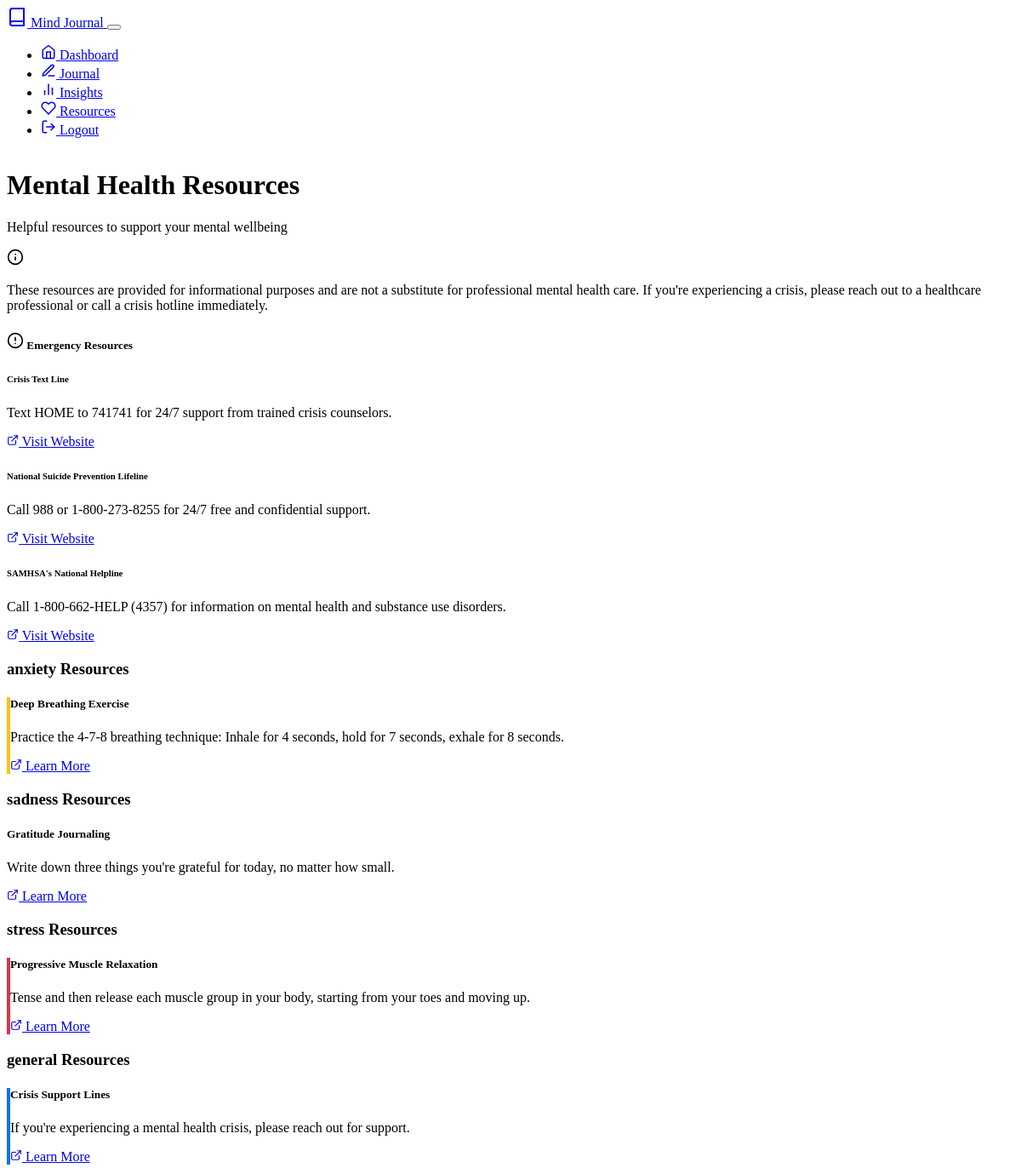
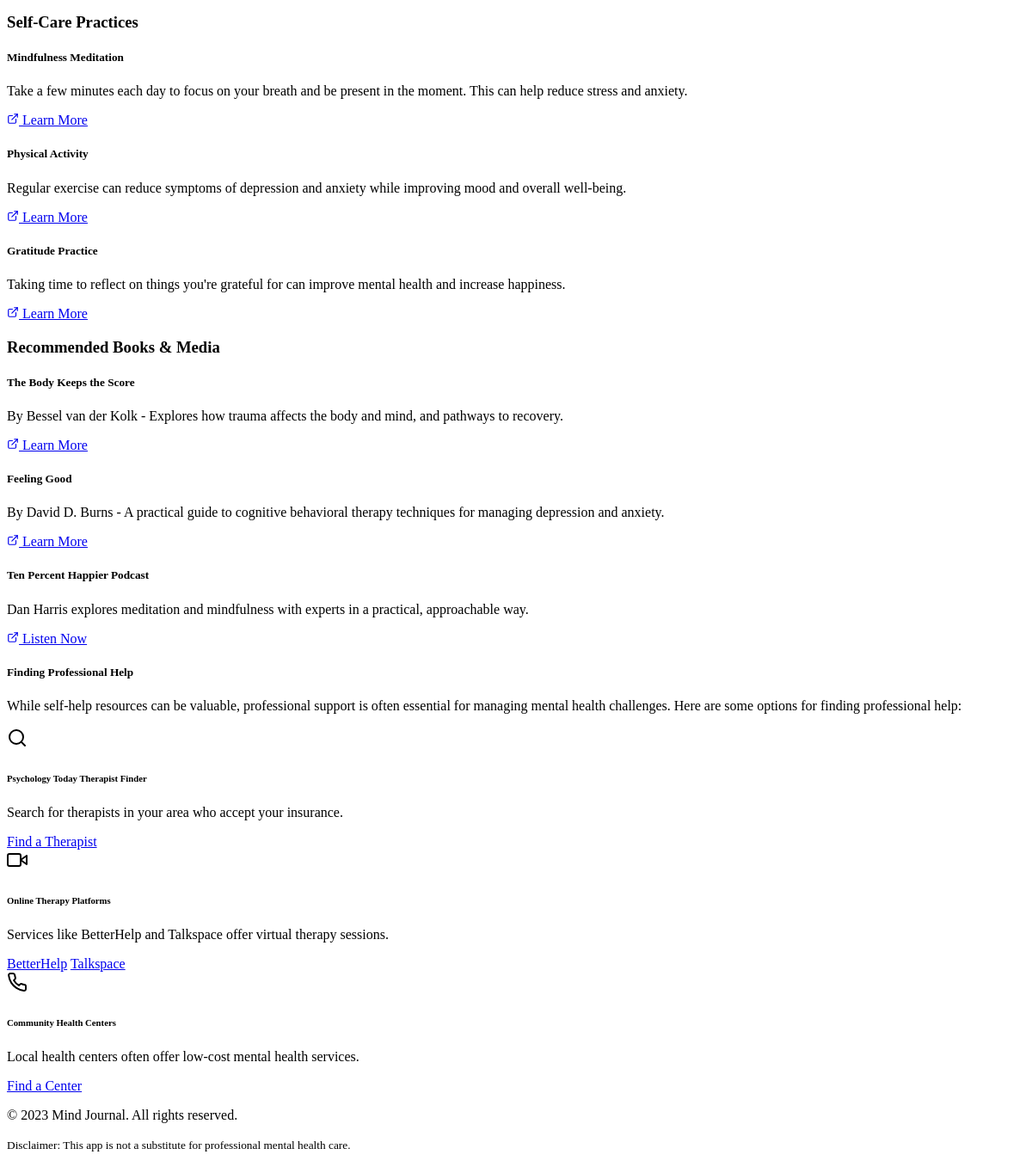
Page /resources (signed in) on the committed database (2 pictures, top to bottom).
### models.py (models this page shows, shortened)
class Resource(db.Model):
    id = db.Column(db.Integer, primary_key=True)
    category = db.Column(db.String(50), nullable=False, index=True)
    title = db.Column(db.String(100), nullable=False)
    content = db.Column(db.Text, nullable=False)
    link = db.Column(db.String(255))

### app.py (the view)
@app.route("/resources")
def resources():
    if "user_id" not in session:
        flash("Please login to view resources.", "warning")
        return redirect(url_for("login"))
    categories = {}
    all_resources = Resource.query.all()
    for resource in all_resources:
        if resource.category not in categories:
            categories[resource.category] = []
        categories[resource.category].append(resource)
    return render_template("resources.html", categories=categories)

### templates/resources.html (shortened to what this page needs)
{% extends 'base.html' %}
{% block content %}
<div class="container">
    <div class="row mb-4">
        <div class="col">
            <h1 class="mb-0">Mental Health Resources</h1>
            <p class="text-muted">Helpful resources to support your mental wellbeing</p>
        </div>
    </div>
    <div class="row mb-4">
        <div class="col-lg-12">
            <div class="alert alert-info d-flex align-items-center">
                <div>
                    <p class="mb-0">These resources are provided for informational purposes and are not a substitute for professional mental health care. If you're experiencing a crisis, please reach out to a healthcare professional or call a crisis hotline immediately.</p>
                </div>
            </div>
        </div>
    </div>
    <div class="row mb-4">
        <div class="col-lg-12">
            <div class="card shadow-sm border-danger">
                <div class="card-header bg-danger bg-opacity-10 text-danger">
                    <h5 class="mb-0">
                        Emergency Resources
                    </h5>
                </div>
                <div class="card-body">
                    <div class="row">
                        <div class="col-md-4 mb-4 mb-md-0">
                            <h6>Crisis Text Line</h6>
                            <p class="mb-2">Text HOME to 741741 for 24/7 support from trained crisis counselors.</p>
                            <a href="https://www.crisistextline.org/" class="btn btn-sm btn-outline-danger" target="_blank">
                                Visit Website
                            </a>
                        </div>
                        <div class="col-md-4 mb-4 mb-md-0">
                            <h6>National Suicide Prevention Lifeline</h6>
                            <p class="mb-2">Call 988 or 1-800-273-8255 for 24/7 free and confidential support.</p>
                            <a href="https://988lifeline.org/" class="btn btn-sm btn-outline-danger" target="_blank">
                                Visit Website
                            </a>
                        </div>
                        <div class="col-md-4">
                            <h6>SAMHSA's National Helpline</h6>
                            <p class="mb-2">Call 1-800-662-HELP (4357) for information on mental health and substance use disorders.</p>
                            <a href="https://www.samhsa.gov/find-help/national-helpline" class="btn btn-sm btn-outline-danger" target="_blank">
                                Visit Website
                            </a>
                        </div>
                    </div>
                </div>
            </div>
        </div>
    </div>
    {% for category, resources in categories.items() %}
        <div class="row mb-4">
            <div class="col-lg-12">
                <h3 class="mb-3 text-capitalize">{{ category }} Resources</h3>
                <div class="row">
                    {% for resource in resources %}
                        <div class="col-md-6 col-lg-4 mb-4">
                            <div class="card resource-card shadow-sm h-100 resource-category-{{ category }}">
                                <div class="card-body">
                                    <h5 class="card-title">{{ resource.title }}</h5>
                                    <p class="card-text">{{ resource.content }}</p>
                                    {% if resource.link %}
                                        <a href="{{ resource.link }}" class="btn btn-sm btn-outline-primary" target="_blank">
                                            Learn More
                                        </a>
                                    {% endif %}
                                </div>
                            </div>
                        </div>
                    {% endfor %}
                </div>
            </div>
        </div>
    {% endfor %}
    <div class="row mb-4">
        <div class="col-lg-12">
            <h3 class="mb-3">Self-Care Practices</h3>
            <div class="row">
                <div class="col-md-6 col-lg-4 mb-4">
                    <div class="card resource-card shadow-sm h-100">
                        <div class="card-body">
                            <h5 class="card-title">Mindfulness Meditation</h5>
                            <p class="card-text">Take a few minutes each day to focus on your breath and be present in the moment. This can help reduce stress and anxiety.</p>
                            <a href="https://www.mindful.org/how-to-meditate/" class="btn btn-sm btn-outline-primary" target="_blank">
                                Learn More
                            </a>
                        </div>
                    </div>
                </div>
                <div class="col-md-6 col-lg-4 mb-4">
                    <div class="card resource-card shadow-sm h-100">
                        <div class="card-body">
                            <h5 class="card-title">Physical Activity</h5>
                            <p class="card-text">Regular exercise can reduce symptoms of depression and anxiety while improving mood and overall well-being.</p>
                            <a href="https://www.helpguide.org/articles/healthy-living/the-mental-health-benefits-of-exercise.htm" class="btn btn-sm btn-outline-primary" target="_blank">
                                Learn More
                            </a>
                        </div>
                    </div>
                </div>
                <div class="col-md-6 col-lg-4 mb-4">
                    <div class="card resource-card shadow-sm h-100">
                        <div class="card-body">
                            <h5 class="card-title">Gratitude Practice</h5>
                            <p class="card-text">Taking time to reflect on things you're grateful for can improve mental health and increase happiness.</p>
                            <a href="https://greatergood.berkeley.edu/article/item/how_gratitude_changes_you_and_your_brain" class="btn btn-sm btn-outline-primary" target="_blank">
                                Learn More
                            </a>
                        </div>
                    </div>
                </div>
            </div>
        </div>
    </div>
    <div class="row mb-4">
        <div class="col-lg-12">
            <h3 class="mb-3">Recommended Books & Media</h3>
            <div class="row">
                <div class="col-md-6 col-lg-4 mb-4">
                    <div class="card resource-card shadow-sm h-100">
                        <div class="card-body">
                            <h5 class="card-title">The Body Keeps the Score</h5>
                            <p class="card-text">By Bessel van der Kolk - Explores how trauma affects the body and mind, and pathways to recovery.</p>
                            <a href="https://www.penguinrandomhouse.com/books/313183/the-body-keeps-the-score-by-bessel-van-der-kolk-md/" class="btn btn-sm btn-outline-primary" target="_blank">
                                Learn More
                            </a>
                        </div>
                    </div>
                </div>
                <div class="col-md-6 col-lg-4 mb-4">
                    <div class="card resource-card shadow-sm h-100">
                        <div class="card-body">
                            <h5 class="card-title">Feeling Good</h5>
                            <p class="card-text">By David D. Burns - A practical guide to cognitive behavioral therapy techniques for managing depression and anxiety.</p>
                            <a href="https://feelinggood.com/books/" class="btn btn-sm btn-outline-primary" target="_blank">
                                Learn More
                            </a>
                        </div>
                    </div>
                </div>
                <div class="col-md-6 col-lg-4 mb-4">
                    <div class="card resource-card shadow-sm h-100">
                        <div class="card-body">
                            <h5 class="card-title">Ten Percent Happier Podcast</h5>
                            <p class="card-text">Dan Harris explores meditation and mindfulness with experts in a practical, approachable way.</p>
                            <a href="https://www.tenpercent.com/podcast" class="btn btn-sm btn-outline-primary" target="_blank">
                                Listen Now
                            </a>
                        </div>
                    </div>
                </div>
            </div>
        </div>
    </div>
    <div class="row">
        <div class="col-lg-12 mb-4">
            <div class="card shadow-sm">
                <div class="card-header bg-transparent">
                    <h5 class="mb-0">Finding Professional Help</h5>
                </div>
                <div class="card-body">
                    <p>While self-help resources can be valuable, professional support is often essential for managing mental health challenges. Here are some options for finding professional help:</p>
                    <div class="row mt-4">
                        <div class="col-md-4 mb-4 mb-md-0">
                            <div class="d-flex">
                                <div class="me-3 text-primary">
                                    <svg xmlns="http://www.w3.org/2000/svg" width="24" height="24" viewBox="0 0 24 24" fill="none" stroke="currentColor" stroke-width="2" stroke-linecap="round" stroke-linejoin="round" class="feather feather-search"><circle cx="11" cy="11" r="8"></circle><line x1="21" y1="21" x2="16.65" y2="16.65"></line></svg>
                                </div>
                                <div>
                                    <h6>Psychology Today Therapist Finder</h6>
                                    <p class="text-muted mb-2">Search for therapists in your area who accept your insurance.</p>
                                    <a href="https://www.psychologytoday.com/us/therapists" class="btn btn-sm btn-outline-primary" target="_blank">Find a Therapist</a>
                                </div>
                            </div>
                        </div>
                        <div class="col-md-4 mb-4 mb-md-0">
                            <div class="d-flex">
                                <div class="me-3 text-primary">
                                </div>
                                <div>
                                    <h6>Online Therapy Platforms</h6>
                                    <p class="text-muted mb-2">Services like BetterHelp and Talkspace offer virtual therapy sessions.</p>
                                    <a href="https://www.betterhelp.com/" class="btn btn-sm btn-outline-primary" target="_blank">BetterHelp</a>
                                    <a href="https://www.talkspace.com/" class="btn btn-sm btn-outline-primary ms-1" target="_blank">Talkspace</a>
                                </div>
                            </div>
                        </div>
                        <div class="col-md-4">
                            <div class="d-flex">
                                <div class="me-3 text-primary">
                                </div>
                                <div>
                                    <h6>Community Health Centers</h6>
                                    <p class="text-muted mb-2">Local health centers often offer low-cost mental health services.</p>
                                    <a href="https://findahealthcenter.hrsa.gov/" class="btn btn-sm btn-outline-primary" target="_blank">Find a Center</a>
                                </div>
                            </div>
                        </div>
                    </div>
                </div>
            </div>
        </div>
    </div>
</div>
{% endblock %}

### templates/base.html (shortened to what this page needs)
<!DOCTYPE html>
<html lang="en" data-bs-theme="dark">
<head>
    <link rel="stylesheet" href="https://cdn.replit.com/agent/bootstrap-agent-dark-theme.min.css">
    <link rel="stylesheet" href="{{ url_for('static', filename='css/custom.css') }}">
</head>
<body>
    <nav class="navbar navbar-expand-lg navbar-dark bg-dark">
        <div class="container">
            <a class="navbar-brand d-flex align-items-center" href="{{ url_for('index') }}">
                <span>Mind Journal</span>
            </a>
            <button class="navbar-toggler" type="button" data-bs-toggle="collapse" data-bs-target="#navbarNav">
            </button>
            <div class="collapse navbar-collapse" id="navbarNav">
                <ul class="navbar-nav ms-auto">
                    {% if session.get('user_id') %}
                        <li class="nav-item">
                            <a class="nav-link {% if request.path == url_for('dashboard') %}active{% endif %}" href="{{ url_for('dashboard') }}">
                                Dashboard
                            </a>
                        </li>
                        <li class="nav-item">
                            <a class="nav-link {% if request.path == url_for('journal') %}active{% endif %}" href="{{ url_for('journal') }}">
                                Journal
                            </a>
                        </li>
                        <li class="nav-item">
                            <a class="nav-link {% if request.path == url_for('insights') %}active{% endif %}" href="{{ url_for('insights') }}">
                                Insights
                            </a>
                        </li>
                        <li class="nav-item">
                            <a class="nav-link {% if request.path == url_for('resources') %}active{% endif %}" href="{{ url_for('resources') }}">
                                Resources
                            </a>
                        </li>
                        <li class="nav-item">
                            <a class="nav-link" href="{{ url_for('logout') }}">
                                Logout
                            </a>
                        </li>
                    {% endif %}
                </ul>
            </div>
        </div>
    </nav>
    <main class="main-content py-4">
        {% block content %}{% endblock %}
    </main>
    <footer class="bg-dark py-4 mt-5">
        <div class="container">
            <div class="row">
                <div class="col-md-6">
                    <p class="mb-0 text-muted">
                        &copy; 2023 Mind Journal. All rights reserved.
                    </p>
                </div>
                <div class="col-md-6 text-md-end">
                    <p class="mb-0 text-muted">
                        <small>Disclaimer: This app is not a substitute for professional mental health care.</small>
                    </p>
                </div>
            </div>
        </div>
    </footer>
</body>
</html>

### static/css/custom.css (style rules this page uses)
body { min-height: 100vh; display: flex; flex-direction: column; }
.main-content { flex: 1; }
.resource-card { transition: transform 0.2s; height: 100%; }
.resource-category-anxiety { border-left: 4px solid #FFC107; }
.resource-category-stress { border-left: 4px solid #DC3545; }
.resource-category-general { border-left: 4px solid #0D6EFD; }

### rows in the picture
Resource: category "anxiety", title "Deep Breathing Exercise", content "Practice the 4-7-8 breathing technique: Inhale for 4 seconds, hold for 7 seconds, exhale for 8 seconds."
Resource: category "sadness", title "Gratitude Journaling", content "Write down three things you're grateful for today, no matter how small."
Resource: category "stress", title "Progressive Muscle Relaxation", content "Tense and then release each muscle group in your body, starting from your toes and moving up."
Resource: category "general", title "Crisis Support Lines", content "If you're experiencing a mental health crisis, please reach out for support."
